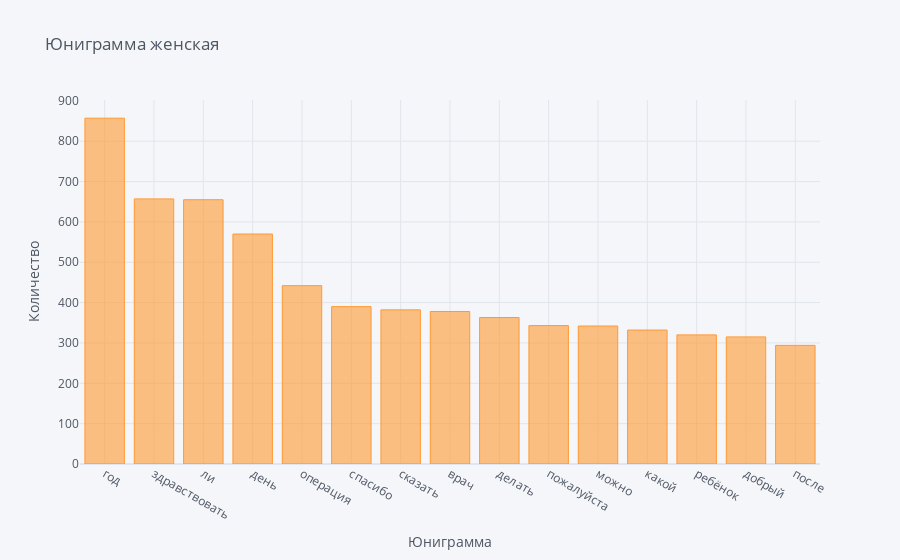

Notebook source saved alongside this figure:
### Code cell
kuk = pd.DataFrame(girl, columns = ['Unigram', 'Frequency'])
kuk = kuk.set_index('Unigram')
kuk.iplot(kind='bar', xTitle='Юниграмма', yTitle='Количество', title='Юниграмма женская')

### Figure 1 — Plotly figure (JSON) as saved in the notebook; plotly's stock layout.template omitted (floating-point values rounded to 4 significant figures)
{"data": [{"marker": {"color": "rgba(255, 153, 51, 0.6)", "line": {"color": "rgba(255, 153, 51, 1.0)", "width": 1}}, "name": "Frequency", "orientation": "v", "text": "", "type": "bar", "x": ["год", "здравствовать", "ли", "день", "операция", "спасибо", "сказать", "врач", "делать", "пожалуйста", "можно", "какой", "ребёнок", "добрый", "после"], "y": [857, 657, 655, 570, 442, 390, 382, 378, 363, 343, 342, 332, 320, 315, 294]}], "layout": {"legend": {"bgcolor": "#F5F6F9", "font": {"color": "#4D5663"}}, "paper_bgcolor": "#F5F6F9", "plot_bgcolor": "#F5F6F9", "title": {"font": {"color": "#4D5663"}, "text": "Юниграмма женская"}, "xaxis": {"gridcolor": "#E1E5ED", "showgrid": true, "tickfont": {"color": "#4D5663"}, "title": {"font": {"color": "#4D5663"}, "text": "Юниграмма"}, "zerolinecolor": "#E1E5ED"}, "yaxis": {"gridcolor": "#E1E5ED", "showgrid": true, "tickfont": {"color": "#4D5663"}, "title": {"font": {"color": "#4D5663"}, "text": "Количество"}, "zerolinecolor": "#E1E5ED"}}}
